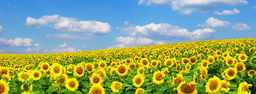
//> input picture cg.png, 256 x 94 px, shrunk from 851 x 314 before the run
$ ./encodeFAT   (built with g++ and OpenCV 4)
//> lines starting //> are read from the running program, lines starting //| are printed output that depends on the picture; after the words box and inside, x2 and y2 are one past the last pixel; in counts of white or black regions, pixels touching at a corner belong together
#include <opencv2/opencv.hpp>
#include <iostream>
#include <bitset>
#include <vector>
#include <string>

using namespace cv;
using namespace std;

// Função para aplicar o filtro de Sobel e binarizar a imagem
Mat applySobelBinarization(const Mat& image) {
    Mat gray, sobel, sobelBin;
    cvtColor(image, gray, COLOR_BGR2GRAY); // Converter para escala de cinza
    Sobel(gray, sobel, CV_8U, 1, 0, 3);   // Aplicar Sobel
    threshold(sobel, sobelBin, 128, 255, THRESH_BINARY); // Binarização
    return sobelBin;
}

// Função para converter um caractere para uma sequência de bits (string)
string charToBits(char c) {
    return bitset<8>(c).to_string();
}

// Função para encontrar todas as bordas (pixels onde Sobel == 255)
// Sugestão:
// 1) Procurar por blocos de tamanho fixo, por exemplo, 64 pixels
// Verificar se achou a quantidade suficiente para a mensagem e para os
// indexes
// 2) Armazenar os bits, nos 3 canais (LSB de cada canal), pode armazenar
// uma mensagem maior
vector<Point> findEdges(const Mat& sobelMap) {
    vector<Point> edges;
    for (int row = 0; row < sobelMap.rows; row++) {
        for (int col = 0; col < sobelMap.cols; col++) {
            if (sobelMap.at<uchar>(row, col) == 255) {
                edges.push_back(Point(col, row));
            }
        }
    }
    return edges;
}

// Função para codificar a mensagem usando FAT (referências em Red/Green)
void encodeMessage(Mat& image, const vector<Point>& edges, const string& message) {
    int bit = 0;
    string messageWithDelimiter = message + "|"; // Delimitador para marcar o fim da mensagem
    int messageBitLength = messageWithDelimiter.size() * 8;
    int progressStep = edges.size() / 10; // Define progresso a cada 10%

    // Percorrer as bordas e codificar a mensagem
    for (size_t i = 0; i < edges.size(); i++) {
        if (bit >= messageBitLength) break; // Se todos os bits da mensagem foram codificados

        // Codificar o bit no canal azul (LSB)
        Point currentEdge = edges[i];
        Vec3b& pixel = image.at<Vec3b>(currentEdge);
        char currentBit = charToBits(messageWithDelimiter[bit / 8])[bit % 8]; // Obter bit da mensagem
        pixel[0] = (pixel[0] & 0xFE) | (currentBit - '0'); // Altera o bit menos significativo do canal azul

        // Definir o próximo bloco nos canais Red/Green
        if (i + 1 < edges.size()) {
            Point nextEdge = edges[i + 1];
            pixel[2] = nextEdge.x; // Canal Red armazena a coordenada x do próximo bloco
            pixel[1] = nextEdge.y; // Canal Green armazena a coordenada y do próximo bloco
        } else {
            // Se não houver próximo bloco, marcamos o fim
            pixel[2] = 0; // Canal Red = 0
            pixel[1] = 0; // Canal Green = 0
        }

        // Acompanhar progresso a cada 10%
        if (i % progressStep == 0 && i != 0) {
            cout << "Progresso: " << (i / progressStep) * 10 << "% concluído." << endl;
        }

        bit++;
    }

    if (bit < messageBitLength) {
        cerr << "Erro: A imagem não tem bordas suficientes para codificar a mensagem inteira." << endl;
    }
}

// Função para decodificar a mensagem usando FAT
string decodeMessage(const Mat& image, const vector<Point>& edges) {
    string message;
    char currentChar = 0;
    int bit = 0;

    // Começar da primeira borda
    Point currentEdge = edges[0];

    while (true) {
        Vec3b pixel = image.at<Vec3b>(currentEdge);

        // Recuperar o bit do canal azul (LSB)
        currentChar = (currentChar << 1) | (pixel[0] & 1); // Obter o bit LSB
        bit++;

        if (bit % 8 == 0) { // Se completamos um caractere
            if (currentChar == '|') { // Verifica se é o delimitador
                return message; // Retornar a mensagem decodificada
            }
            message += currentChar;
            currentChar = 0; // Resetar para o próximo caractere
        }

        // Verificar o próximo bloco de dados (coordenada x e y)
        int nextX = pixel[2]; // Canal Red (x)
        int nextY = pixel[1]; // Canal Green (y)

        // Verificar se as coordenadas são válidas (dentro dos limites da imagem)
        if (nextX <= 0 && nextY <= 0) {
            break; // Fim da mensagem (último bloco)
        }

        if (nextX < 0 || nextX >= image.cols || nextY < 0 || nextY >= image.rows) {
            cerr << "Erro: Coordenadas fora dos limites da imagem (" << nextX << ", " << nextY << ")." << endl;
            break;
        }

        // Continuar no próximo bloco
        currentEdge = Point(nextX, nextY);
    }

    return message;
}


int main() {
    // Carregar a imagem
    Mat image = imread("cg.png");
//> image is the input picture: 94 rows x 256 cols, CV_8UC3; mean B, G, R 115, 164.5, 142.5
    if (image.empty()) {
        cerr << "Erro ao carregar a imagem!" << endl;
        return -1;
    }

    // Aplicar o filtro de Sobel e binarizar
    Mat sobelBin = applySobelBinarization(image);
//> in applySobelBinarization, `cvtColor(image, gray, COLOR_BGR2GRAY);`:
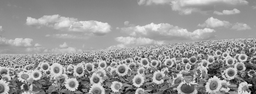
//> gray: 94 rows x 256 cols, CV_8UC1; min 0, max 242, mean 152.3
//> in applySobelBinarization, `Sobel(gray, sobel, CV_8U, 1, 0, 3);`:
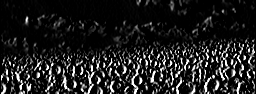
//> sobel: 94 rows x 256 cols, CV_8UC1; min 0, max 255, mean 31.1
//> in applySobelBinarization, `threshold(sobel, sobelBin, 128, 255, THRESH_BINARY);`:
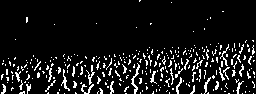
//> sobelBin: 94 rows x 256 cols, CV_8UC1; 9.1% white in thin lines or dots

    // Encontrar todas as bordas (áreas para armazenar dados)
    vector<Point> edges = findEdges(sobelBin);
//> after the loop in findEdges, `for (int row = 0; row < sobelMap.rows; row++)`: edges = 2190 Points (x, y), first 12: [139, 0], [140, 0], [139, 1], [171, 2], [222, 11], [223, 11], [26, 17], [27, 17], [210, 17], [26, 18], [27, 18], [210, 18]

    // Mensagem a ser escondida
    string mensagem = "Segredo escondido usando Sobel, LSB e FAT";

    // Codificar a mensagem na imagem
    encodeMessage(image, edges, mensagem);
//> in encodeMessage, `int progressStep = edges.size() / 10;`: progressStep = 219
//> the loop in encodeMessage, `for (size_t i = 0; i < edges.size(); i++)` made 337 passes
//> (currentEdge, currentBit, nextEdge) on passes 1 to 12: (Point(139, 0), '0', Point(140, 0)), (Point(140, 0), '1', Point(139, 1)), (Point(139, 1), '0', Point(171, 2)), (Point(171, 2), '1', Point(222, 11)), (Point(222, 11), '0', Point(223, 11)), (Point(223, 11), '0', Point(26, 17)), (Point(26, 17), '1', Point(27, 17)), (Point(27, 17), '1', Point(210, 17)), (Point(210, 17), '0', Point(26, 18)), (Point(26, 18), '1', Point(27, 18)), (Point(27, 18), '1', Point(210, 18)), (Point(210, 18), '0', Point(26, 19))
//> after the loop in encodeMessage, `for (size_t i = 0; i < edges.size(); i++)`:
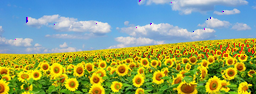
//> image: 94 rows x 256 cols, CV_8UC3; 1.4% of pixels changed, all inside (x1, y1, x2, y2) = (15, 0, 255, 58)
//> after the loop in encodeMessage, `for (size_t i = 0; i < edges.size(); i++)`: bit = 336
    imwrite("encoded_image.png", image); // Salvar a imagem codificada

    // Decodificar a mensagem da imagem
    Mat encodedImage = imread("encoded_image.png");
    string decodedMessage = decodeMessage(encodedImage, edges);
//> in decodeMessage, `Point currentEdge = edges[0];`: currentEdge = Point(139, 0)
//> the loop in decodeMessage, `while (true)` made 336 passes
//> (pixel, message, nextX, nextY) on passes 8, 16, 24, 32: ([213, 17, 210], 'S', 210, 17), ([215, 20, 27], "Se", 27, 20), ([217, 24, 150], "Seg", 150, 24), ([12, 40, 253], "Segr", 253, 40)
//> (pixel, nextX, nextY) on passes 1 to 6: ([220, 0, 140], 140, 0), ([217, 1, 139], 139, 1), ([222, 2, 171], 171, 2), ([227, 11, 222], 222, 11), ([216, 11, 223], 223, 11), ([214, 17, 26], 26, 17)

    cout << "Mensagem decodificada: " << decodedMessage << endl;
//| Mensagem decodificada: Segredo escondido usando Sobel, LSB e FAT

    return 0;
}

$ run again, with 11.png copied over cg.png
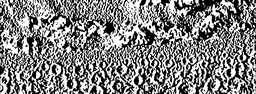
//> input picture 11.png, 256 x 94 px, shrunk from 851 x 314 before the run
//> image is the input picture: 94 rows x 256 cols, CV_8UC3; min 0, max 255, mean 128.6
//> in applySobelBinarization, `threshold(sobel, sobelBin, 128, 255, THRESH_BINARY);`:
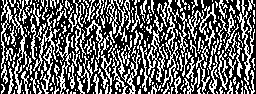
//> sobelBin: 94 rows x 256 cols, CV_8UC1; 38.9% white in thin lines or dots
//> after the loop in findEdges, `for (int row = 0; row < sobelMap.rows; row++)`: edges = 9352 Points (x, y), first 12: [2, 0], [3, 0], [6, 0], [9, 0], [10, 0], [14, 0], [15, 0], [19, 0], [20, 0], [23, 0], [25, 0], [26, 0]
//> progressStep = 935
//> the loop in encodeMessage, `for (size_t i = 0; i < edges.size(); i++)` made 337 passes
//> (currentEdge, currentBit, nextEdge) on passes 1 to 8: (Point(2, 0), '0', Point(3, 0)), (Point(3, 0), '1', Point(6, 0)), (Point(6, 0), '0', Point(9, 0)), (Point(9, 0), '1', Point(10, 0)), (Point(10, 0), '0', Point(14, 0)), (Point(14, 0), '0', Point(15, 0)), (Point(15, 0), '1', Point(19, 0)), (Point(19, 0), '1', Point(20, 0))
//> after the loop in encodeMessage, `for (size_t i = 0; i < edges.size(); i++)`:
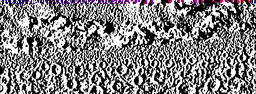
//> image: 94 rows x 256 cols, CV_8UC3; 1.4% of pixels changed, all inside (x1, y1, x2, y2) = (2, 0, 253, 4)
//> after the loop in encodeMessage, `for (size_t i = 0; i < edges.size(); i++)`: bit = 336
//> in decodeMessage, `Point currentEdge = edges[0];`: currentEdge = Point(2, 0)
//> the loop in decodeMessage, `while (true)` made 336 passes
//> (pixel, message, nextX, currentEdge) on passes 8, 16, 24, 32: ([1, 0, 20], 'S', 20, Point(20, 0)), ([129, 0, 38], "Se", 38, Point(38, 0)), ([85, 0, 54], "Seg", 54, Point(54, 0)), ([6, 0, 80], "Segr", 80, Point(80, 0))
//| Mensagem decodificada: Segredo escondido usando Sobel, LSB e FAT
